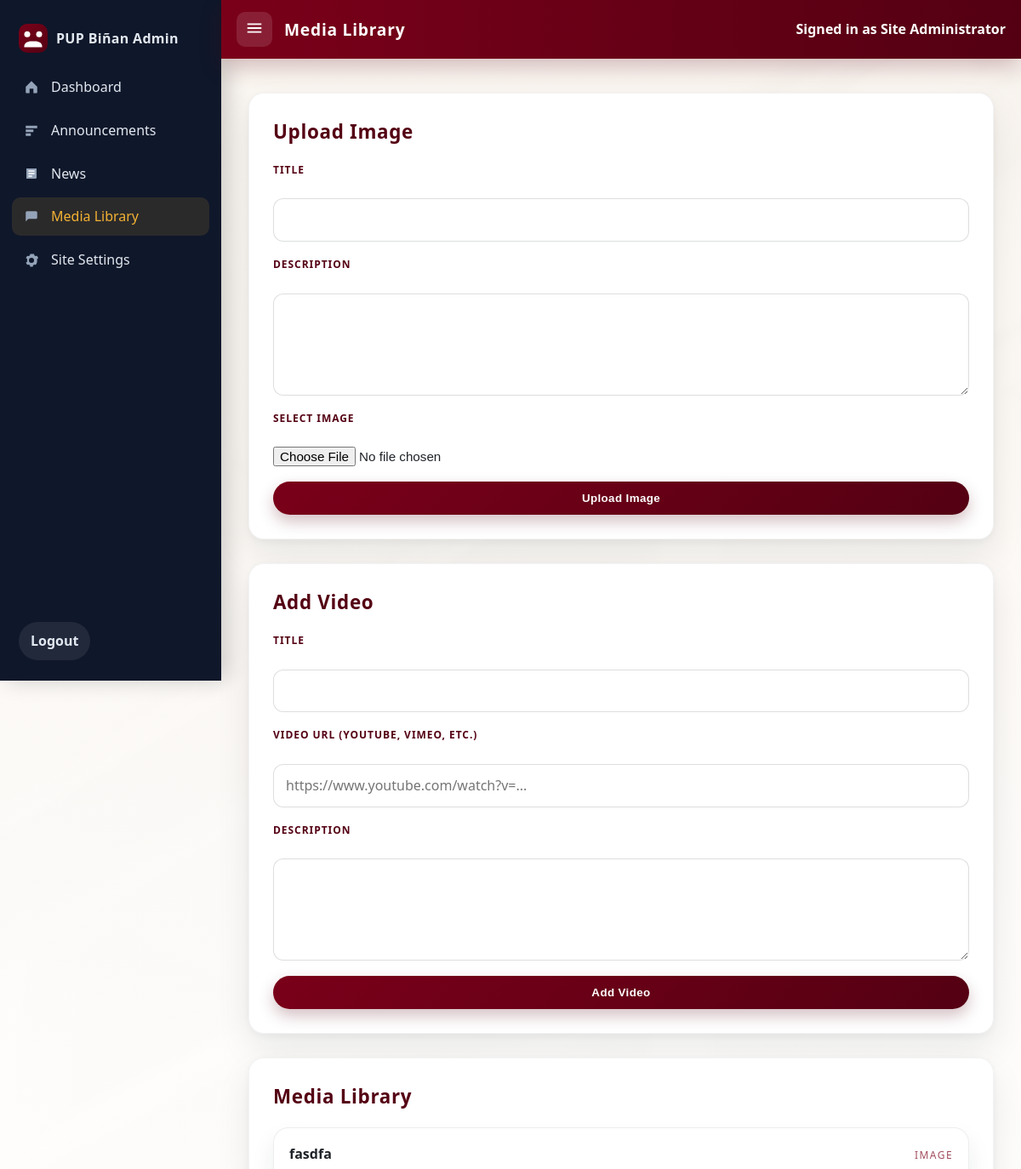
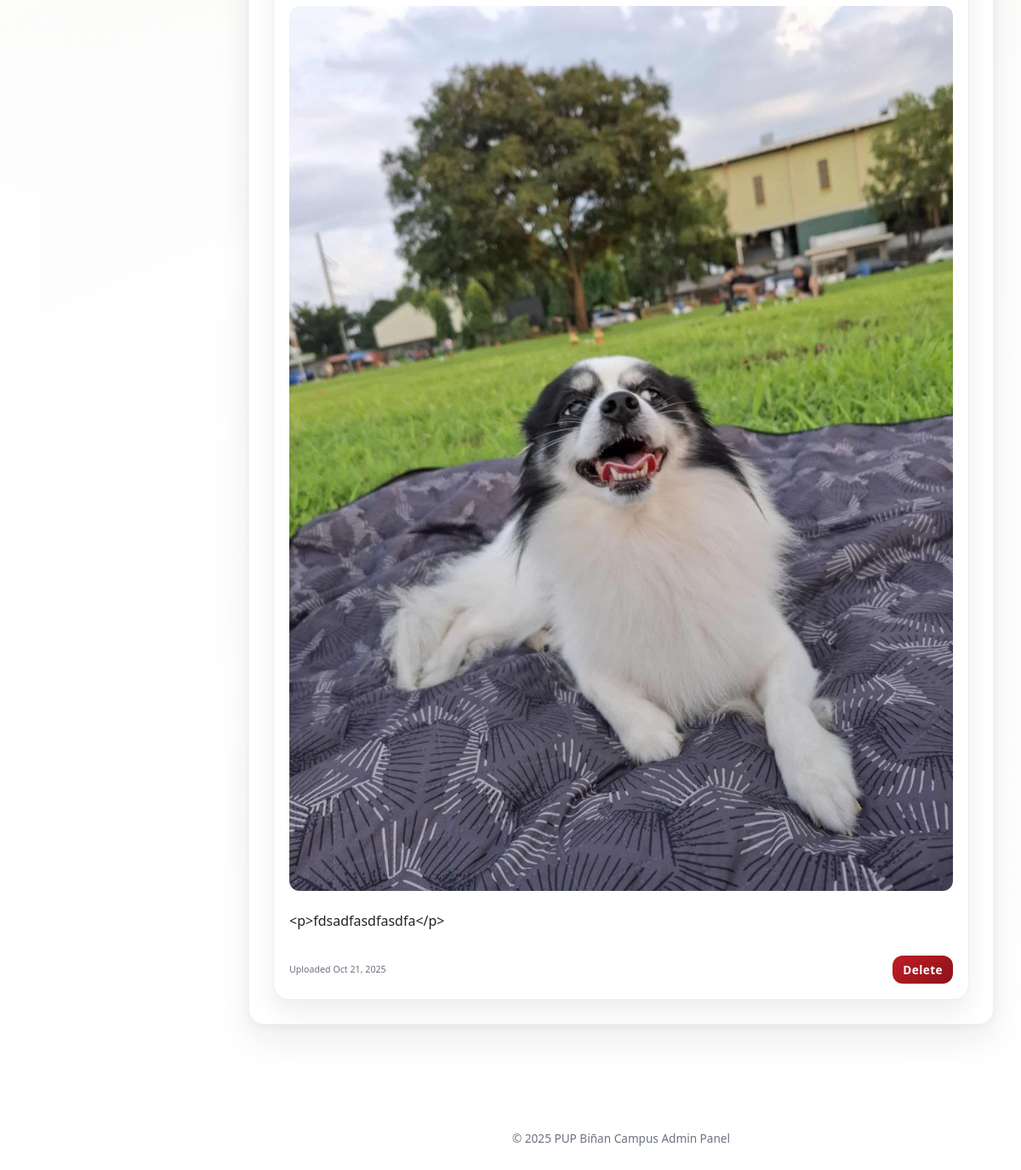
Screenshot of /pupbcwebsite-main/pupbc-website/admin/media.php (signed in) with the database file from the repository (2 pictures, top to bottom).
### tables this page shows
CREATE TABLE `media_library` (
  `id` int(10) UNSIGNED NOT NULL,
  `title` varchar(255) NOT NULL,
  `description` text DEFAULT NULL,
  `file_path` varchar(255) DEFAULT NULL,
  `video_url` varchar(255) DEFAULT NULL,
  `media_type` enum('image','video') NOT NULL,
  `uploaded_by` int(10) UNSIGNED DEFAULT NULL,
  `uploaded_at` timestamp NOT NULL DEFAULT current_timestamp()
);

### pupbcwebsite-main/pupbc-website/admin/media.php (the view, shortened to what this page needs)
<?php
require_once __DIR__ . '/includes/header.php';
$mediaItems = $conn->query("SELECT * FROM media_library ORDER BY uploaded_at DESC");
?>
<section class="card">
    <h2>Upload Image</h2>
    <form method="post" enctype="multipart/form-data" class="form">
        <label for="image_title">Title</label>
        <input type="text" id="image_title" name="title" required>
        <label for="image_description">Description</label>
        <textarea class="js-editor" id="image_description" name="description" rows="3"></textarea>
        <label for="image_upload">Select Image</label>
        <input type="file" id="image_upload" name="image_upload" accept=".png,.jpg,.jpeg,.webp" required>
        <button type="submit" class="btn btn--primary">Upload Image</button>
    </form>
</section>
<section class="card">
    <h2>Add Video</h2>
    <form method="post" class="form">
        <label for="video_title">Title</label>
        <input type="text" id="video_title" name="title" required>
        <label for="video_url">Video URL (YouTube, Vimeo, etc.)</label>
        <input type="url" id="video_url" name="video_url" placeholder="https://www.youtube.com/watch?v=..." required>
        <label for="video_description">Description</label>
        <textarea class="js-editor" id="video_description" name="description" rows="3"></textarea>
        <button type="submit" class="btn btn--primary">Add Video</button>
    </form>
</section>
<section class="card">
    <h2>Media Library</h2>
    <div class="media-grid">
        <?php if ($mediaItems && $mediaItems->num_rows > 0): ?>
            <?php while ($item = $mediaItems->fetch_assoc()): ?>
                <article class="media-card">
                    <header>
                        <strong><?php echo htmlspecialchars($item['title']); ?></strong>
                        <span class="media-card__type"><?php echo ucfirst($item['media_type']); ?></span>
                    </header>
                    <div class="media-card__body">
                        <?php if ($item['media_type'] === 'image' && $item['file_path']): ?>
                            <img src="../<?php echo htmlspecialchars($item['file_path']); ?>" alt="<?php echo htmlspecialchars($item['title']); ?>">
                        <?php elseif ($item['media_type'] === 'video' && $item['video_url']): ?>
                            <a href="<?php echo htmlspecialchars($item['video_url']); ?>" target="_blank" rel="noopener">View video</a>
                        <?php else: ?>
                            <span>No preview available.</span>
                        <?php endif; ?>
                        <?php if (!empty($item['description'])): ?>
                            <p><?php echo htmlspecialchars($item['description']); ?></p>
                        <?php endif; ?>
                    </div>
                    <footer>
                        <small>Uploaded <?php echo htmlspecialchars(date('M j, Y', strtotime($item['uploaded_at']))); ?></small>
                        <a class="btn btn--small btn--danger" href="media.php?delete=<?php echo (int)$item['id']; ?>" onclick="return confirm('Remove this media item?');">Delete</a>
                    </footer>
                </article>
            <?php endwhile; ?>
        <?php else: ?>
            <p>No media uploaded yet.</p>
        <?php endif; ?>
    </div>
</section>
<?php
require_once __DIR__ . '/includes/footer.php';

### pupbcwebsite-main/pupbc-website/asset/css/admin.css (style rules this page uses)
:root { --maroon: #7a0019; --maroon-900: #540013; --gold: #f3b233; --gold-600: #d79c2d; --sand: #faf5ef; --ink: #1f2328; --muted: #6b7280; --card: #ffffff; --border: #e5e7eb; --focus: #2643e9; --shadow: 0 18px 40px rgba(16, 20, 28, 0.08), 0 3px 12px rgba(16, 20, 28, 0.05); --radius: 18px; --sidebar-bg: #0f172a; --sidebar-fg: #e2e8f0; --sidebar-muted: #94a3b8; --sidebar-active: #f3b233; }
*, *::before, *::after { box-sizing: border-box; }
body { margin: 0; font: 16px/1.55 "Segoe UI", "Helvetica Neue", Arial, sans-serif; color: var(--ink); background: linear-gradient(180deg, rgba(250, 245, 239, 0.95) 0%, rgba(255, 255, 255, 0.98) 60%, rgba(255, 255, 255, 1) 100%), url("../../images/pupbackrgound.jpg") center/cover fixed; min-height: 100vh; }
a { color: inherit; text-decoration: none; }
.form { display: grid; gap: 18px; }
.form label { display: block; font-weight: 600; margin-bottom: 6px; color: var(--maroon-900); text-transform: uppercase; font-size: 0.75rem; letter-spacing: 0.08em; }
.form input[type="text"], .form input[type="password"], .form input[type="email"], .form input[type="url"], .form input[type="date"], .form textarea, .form select { width: 100%; font: inherit; padding: 12px 14px; border-radius: 12px; border: 1px solid rgba(31, 35, 40, 0.15); background: #fff; transition: border-color 0.2s ease, box-shadow 0.2s ease; }
.form textarea { resize: vertical; min-height: 120px; }
.form input[type="file"] { padding: 0; border: none; font-size: 0.95rem; }
.btn { display: inline-flex; align-items: center; justify-content: center; gap: 8px; padding: 12px 22px; border-radius: 999px; font-weight: 700; letter-spacing: 0.03em; border: none; cursor: pointer; transition: transform 0.18s ease, box-shadow 0.18s ease; }
.btn--primary { background: linear-gradient(135deg, var(--maroon), var(--maroon-900)); color: #fff; box-shadow: 0 8px 18px rgba(84, 0, 19, 0.25); }
.btn--danger { background: linear-gradient(135deg, #bf1d27, #8e121a); color: #fff; }
.btn--small { padding: 6px 12px; font-size: 0.85rem; border-radius: 12px; }
.card { background: var(--card); border-radius: var(--radius); padding: 28px; box-shadow: var(--shadow); border: 1px solid rgba(31, 35, 40, 0.05); backdrop-filter: blur(4px); }
.card h2 { margin: 0 0 18px; font-size: 1.4rem; color: var(--maroon-900); letter-spacing: 0.03em; }
.media-grid { display: grid; gap: 18px; grid-template-columns: repeat(auto-fit, minmax(260px, 1fr)); }
.media-card { border-radius: 18px; border: 1px solid rgba(31, 35, 40, 0.08); padding: 18px; display: flex; flex-direction: column; gap: 12px; background: rgba(255, 255, 255, 0.95); box-shadow: 0 14px 28px rgba(31, 35, 40, 0.08); }
.media-card header { display: flex; justify-content: space-between; align-items: baseline; }
.media-card__type { font-size: 0.75rem; letter-spacing: 0.12em; text-transform: uppercase; color: rgba(122, 0, 25, 0.7); }
.media-card__body img, .media-card__body iframe { width: 100%; border-radius: 12px; }
.media-card footer { display: flex; justify-content: space-between; align-items: center; font-size: 0.8rem; color: var(--muted); }

### rows the page displays
media_library: title "fasdfa", media_type "IMAGE", file_path (picture), description "<p>fdsadfasdfasdfa</p>", uploaded_at "Oct 21, 2025"

### other values shown
$pageTitle "Media Library"
$adminName "Site Administrator"
